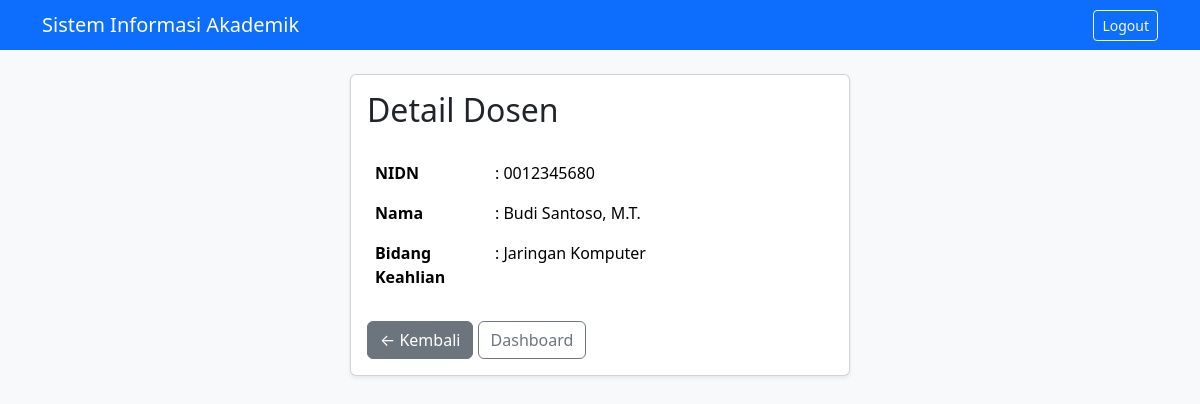
/public/dosen?url=dosen/detail&nidn=0012345680 (signed in), run on the app's committed database.
### tables this page shows
CREATE TABLE `dosen` (
  `id` int NOT NULL,
  `nidn` varchar(20) NOT NULL,
  `nama` varchar(100) NOT NULL,
  `bidang_keahlian` varchar(100) NOT NULL
);

### app/Controllers/DosenController.php (called while the page is built, shortened)
<?php
require_once __DIR__ . '/../Models/Dosen.php';
class DosenController
{
 public function detail()
 {
 global $pdo;
 $model = new Dosen($pdo);
 $nidn = $_GET['nidn'] ?? '';
 $dosen = $model->getByNidn($nidn);
 require_once __DIR__ . '/../Views/dosen/detail.php';
 }
}

### public/index.php (called while the page is built)
<?php
require_once __DIR__ . '/../routes/web.php';

### app/Models/Dosen.php (called while the page is built, shortened)
<?php
class Dosen
{
 private $pdo;
 public function __construct($pdo)
 {
 $this->pdo = $pdo;
 }
 public function getByNidn($nidn)
 {
 $stmt = $this->pdo->prepare("SELECT * FROM dosen WHERE nidn = :nidn LIMIT 1");
 $stmt->execute(['nidn' => $nidn]);
 return $stmt->fetch(PDO::FETCH_ASSOC);
 }
}

### app/Views/dosen/detail.php (the view, shortened to what this page needs)
<!DOCTYPE html>
<html lang="id">
<head>
    <link href="https://cdn.jsdelivr.net/npm/bootstrap@5.3.3/dist/css/bootstrap.min.css" rel="stylesheet">
</head>
<body class="bg-light">
    <nav class="navbar navbar-dark bg-primary mb-4">
        <div class="container d-flex justify-content-between align-items-center">
            <span class="navbar-brand mb-0 h1">Sistem Informasi Akademik</span>
            <div>
                <a href="/wildan-si-akademik/public/logout" class="btn btn-sm btn-outline-light">Logout</a>
            </div>
        </div>
    </nav>
    <div class="container">
        <div class="card shadow-sm" style="max-width: 500px; margin: 0 auto;">
            <div class="card-body">
                <h2 class="card-title mb-4">Detail Dosen</h2>
                <?php if ($dosen): ?>
                    <table class="table table-borderless mb-4">
                        <tr>
                            <th style="width: 120px;">NIDN</th>
                            <td>: <?= htmlspecialchars($dosen['nidn']); ?></td>
                        </tr>
                        <tr>
                            <th>Nama</th>
                            <td>: <?= htmlspecialchars($dosen['nama']); ?></td>
                        </tr>
                        <tr>
                            <th>Bidang Keahlian</th>
                            <td>: <?= htmlspecialchars($dosen['bidang_keahlian']); ?></td>
                        </tr>
                    </table>
                <?php else: ?>
                    <div class="alert alert-warning">Data dosen tidak ditemukan.</div>
                <?php endif; ?>
                <a href="?url=dosen" class="btn btn-secondary">&larr; Kembali</a>
                <a href="/wildan-si-akademik/public/dashboard" class="btn btn-outline-secondary">Dashboard</a>
            </div>
        </div>
    </div>
</body>
</html>

### data on the page
dosen: nidn "0012345680", nama "Budi Santoso, M.T.", bidang_keahlian "Jaringan Komputer"
